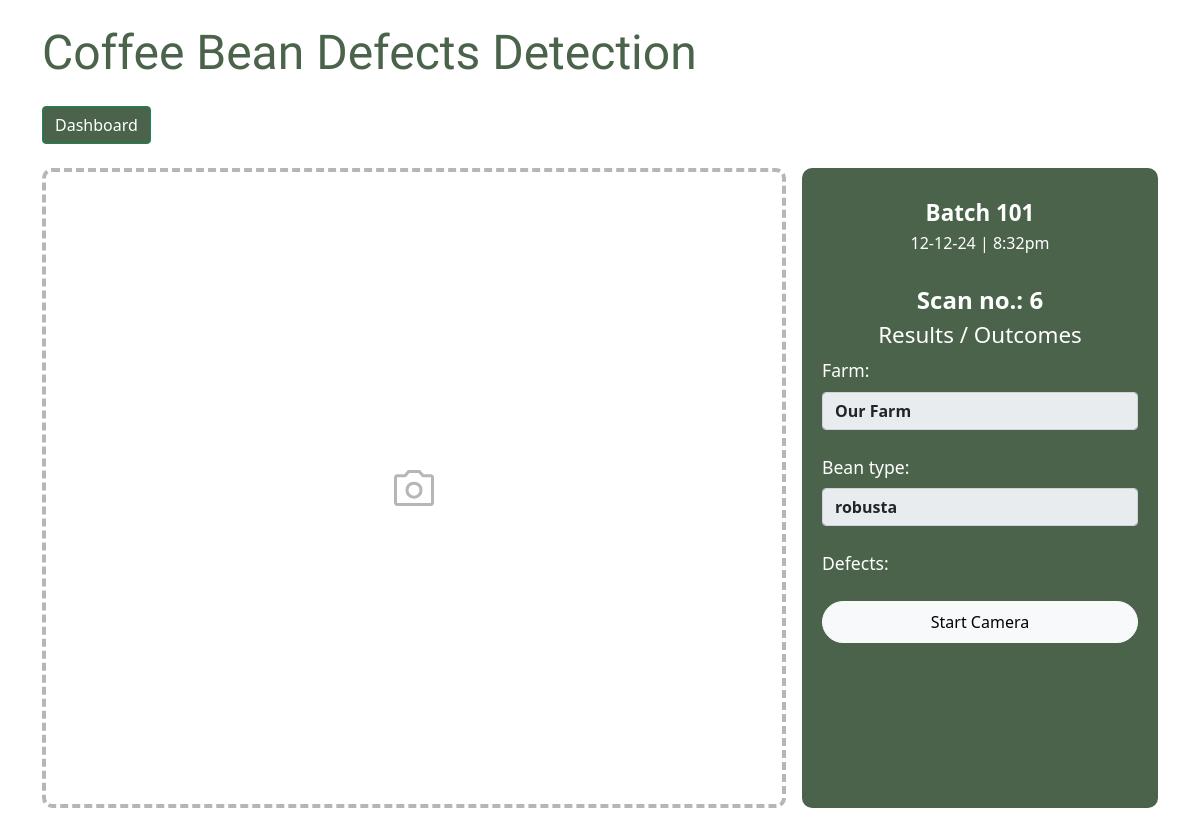
Page /scan/3/Batch 101 on the committed database.
### main.py (models this page shows, shortened)
class BatchSession(db.Model):
    batch_id = db.Column(db.Integer, primary_key=True)
    title = db.Column(db.String(255), nullable=False)
    date_created = db.Column(db.DateTime, nullable=False, default=datetime.utcnow)
    bean_type = db.Column(db.String(255), nullable=False)
    farm = db.Column(db.String(255), nullable=False)
    user_id = db.Column(db.Integer, db.ForeignKey('user.id'), nullable=False)  # Foreign key referencing user.id
    user = db.relationship('User', backref='batch_sessions', lazy=True)

### main.py (the view, shortened to what this page needs)
@app.route("/scan/<int:id>/<string:title>", methods=["GET", "POST"])
def batch_scan_page(id, title):
    batch_used = BatchSession.query.get(id)
    title_used = batch_used.title
    farm_used = batch_used.farm
    bean_used = batch_used.bean_type
    last_scan = DefectsDetected.query.filter(DefectsDetected.batch_id == id).order_by(DefectsDetected.scan_number.desc()).first()
    print("LAST SCAN:",last_scan)
    if last_scan:
        last_scan_number = last_scan.scan_number
    else:
        last_scan_number = 0
    scan_number = last_scan_number + 1
    objects = {
        "title_used":title_used,
        "batch_used":batch_used,
        "farm_used":farm_used,
        "bean_used":bean_used,
        "last_scan":scan_number,
        }
    return render_template("user/scan2.html", objects=objects)

### main.py (called while the page is built)
    def __repr__(self):
        return f'DefectsDetected("{self.id}", "{self.batch_id}")'

### templates/user/scan2.html (shortened to what this page needs)
{% extends "user/layout2.html" %} {% block head_content %}
<a href="/user/dashboard"><button class="btn btn-success">Dashboard</button></a>
{% endblock head_content %} {% block content %}
<br />
<div class="row gap-3 mx-4 mx-md-0 scan-container">
  <div
    class="col-sm-12 col-lg-8 camera-container p-0 d-flex align-items-center justify-content-center">
    <div id="camLogoContainer" class="">
    </div>
  </div>
  <div class="col result-container d-flex flex-row overflow-auto">
    <div
      class="container py-4 px-2 d-flex flex-column justify-content-start position-relative">
      <form
        method="POST"
        class="pt-2 d-flex flex-column align-items-center form-scan overflow-auto"
        style="height: 100%">
        <h1 class="result-title fw-bold">{{ objects["title_used"] }}</h1>
        <h2 class="result-title fw-normal fs-6">12-12-24 | 8:32pm</h2>
        <br />
        <h2 class="result-title fw-bold fs-4">Scan no.: {{ objects["last_scan"] }}</h2>
        <h1 class="result-title">Results / Outcomes</h1>
        <div>
          <label for="" class="form-label">Farm:</label>
          <input
            type="text"
            class="form-control fw-bold"
            value="{{objects["farm_used"]}}"
            readonly />
        </div>
        <br />
        <div>
          <label for="" class="form-label">Bean type:</label>
          <input
            type="text"
            class="form-control fw-bold"
            value="{{objects["bean_used"]}}"
            readonly />
        </div>
        <br />
        <div>
          <label for="" class="form-label">Defects:</label>
        </div>
        <div
          id="start-camera-btn"
          class="my-3 my-2 p-3 py-2 px-5 btn btn-light rounded-pill text-center">
          Start Camera
        </div>
      </form>
    </div>
  </div>
</div>
{% endblock content %}

### static/style.css (style rules this page uses)
:root { --main-green-theme: rgb(75, 99, 75); }
.btn-success { background-color: var(--main-green-theme); }
.camera-container { height: 80vh; min-height: 100px; min-width: 200px; border: 4px rgb(182, 182, 182) dashed; border-radius: 10px; }
.result-container { background-color: var(--main-green-theme); border-radius: 10px; }
.form-label { font-size: 1.1rem; color: white; }
.form-scan div { width: 100%; }
.result-title { color: white; text-wrap: nowrap; font-size: 1.4rem; }
.camera-container { height: auto; }
@media screen and (min-width: 992px) { .result-container { height: auto; } }
@media screen and (min-width: 992px) { .result-title { color: white; text-wrap: nowrap; font-size: 1.4rem; } }
@media screen and (min-width: 992px) { .camera-container { height: auto; } }
@media screen and (min-width: 992px) { .scan-container { min-height: 80vh; } }

### rows in the picture
BatchSession: title_used "Batch 101", farm_used "Our Farm", bean_used "robusta"

### other values in the picture
{{ objects["last_scan"] }} "6"
